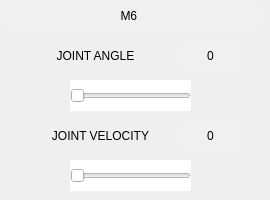
      <widget class="QWidget" name="M6Page">
       <widget class="QPushButton" name="M6AngleMinus">
        <property name="geometry">
         <rect>
          <x>20</x>
          <y>80</y>
          <width>41</width>
          <height>31</height>
         </rect>
        </property>
        <property name="styleSheet">
         <string notr="true">background-color: rgb(255, 255, 255);</string>
        </property>
        <property name="text">
         <string/>
        </property>
        <property name="icon">
         <iconset>
          <normaloff>C:/Users/asadr/Downloads/icons8-minus-50.png</normaloff>C:/Users/asadr/Downloads/icons8-minus-50.png</iconset>
        </property>
        <property name="iconSize">
         <size>
          <width>25</width>
          <height>28</height>
         </size>
        </property>
        <property name="flat">
         <bool>true</bool>
        </property>
       </widget>
       <widget class="QPushButton" name="M6AnglePlus">
        <property name="geometry">
         <rect>
          <x>200</x>
          <y>80</y>
          <width>41</width>
          <height>31</height>
         </rect>
        </property>
        <property name="styleSheet">
         <string notr="true">background-color: rgb(255, 255, 255);</string>
        </property>
        <property name="text">
         <string/>
        </property>
        <property name="icon">
         <iconset>
          <normaloff>C:/Users/asadr/Downloads/icons8-plus-50 (1).png</normaloff>C:/Users/asadr/Downloads/icons8-plus-50 (1).png</iconset>
        </property>
        <property name="iconSize">
         <size>
          <width>25</width>
          <height>28</height>
         </size>
        </property>
        <property name="flat">
         <bool>true</bool>
        </property>
       </widget>
       <widget class="QSlider" name="M6VelocitySlider">
        <property name="geometry">
         <rect>
          <x>70</x>
          <y>160</y>
          <width>121</width>
          <height>31</height>
         </rect>
        </property>
        <property name="styleSheet">
         <string notr="true">background-color: rgb(255, 255, 255);</string>
        </property>
        <property name="orientation">
         <enum>Qt::Horizontal</enum>
        </property>
       </widget>
       <widget class="QPushButton" name="pushButton_110">
        <property name="geometry">
         <rect>
          <x>30</x>
          <y>40</y>
          <width>121</width>
          <height>31</height>
         </rect>
        </property>
        <property name="styleSheet">
         <string notr="true">background-color: rgb(255, 255, 255);
font: 63 10pt &quot;Yu Gothic UI Semibold&quot;;</string>
        </property>
        <property name="text">
         <string>   JOINT ANGLE</string>
        </property>
        <property name="icon">
         <iconset>
          <normaloff>C:/Users/asadr/Downloads/icons8-data-setting-50 (1).png</normaloff>C:/Users/asadr/Downloads/icons8-data-setting-50 (1).png</iconset>
        </property>
        <property name="iconSize">
         <size>
          <width>20</width>
          <height>20</height>
         </size>
        </property>
        <property name="flat">
         <bool>true</bool>
        </property>
       </widget>
       <widget class="QPushButton" name="M6VelocityMinus">
        <property name="geometry">
         <rect>
          <x>20</x>
          <y>160</y>
          <width>41</width>
          <height>31</height>
         </rect>
        </property>
        <property name="styleSheet">
         <string notr="true">background-color: rgb(255, 255, 255);</string>
        </property>
        <property name="text">
         <string/>
        </property>
        <property name="icon">
         <iconset>
          <normaloff>C:/Users/asadr/Downloads/icons8-minus-50.png</normaloff>C:/Users/asadr/Downloads/icons8-minus-50.png</iconset>
        </property>
        <property name="iconSize">
         <size>
          <width>25</width>
          <height>28</height>
         </size>
        </property>
        <property name="flat">
         <bool>true</bool>
        </property>
       </widget>
       <widget class="QLabel" name="M6VelocityLabel">
        <property name="geometry">
         <rect>
          <x>180</x>
          <y>120</y>
          <width>61</width>
          <height>31</height>
         </rect>
        </property>
        <property name="styleSheet">
         <string notr="true">border-radius: 15px;
background-color: rgb(240, 240, 240);
font: 63 9pt &quot;Yu Gothic UI Semibold&quot;;</string>
        </property>
        <property name="text">
         <string>0</string>
        </property>
        <property name="alignment">
         <set>Qt::AlignCenter</set>
        </property>
       </widget>
       <widget class="QLabel" name="label_72">
        <property name="geometry">
         <rect>
          <x>0</x>
          <y>0</y>
          <width>261</width>
          <height>31</height>
         </rect>
        </property>
        <property name="styleSheet">
         <string notr="true">background-color: rgb(240, 240, 240);
border-radius: 15px;
font: 63 10pt &quot;Yu Gothic UI Semibold&quot;;</string>
        </property>
        <property name="text">
         <string>M6 </string>
        </property>
        <property name="alignment">
         <set>Qt::AlignCenter</set>
        </property>
       </widget>
       <widget class="QSlider" name="M6AngleSlider">
        <property name="geometry">
         <rect>
          <x>70</x>
          <y>80</y>
          <width>121</width>
          <height>31</height>
         </rect>
        </property>
        <property name="styleSheet">
         <string notr="true">background-color: rgb(255, 255, 255);</string>
        </property>
        <property name="orientation">
         <enum>Qt::Horizontal</enum>
        </property>
       </widget>
       <widget class="QPushButton" name="M6VelocityPlus">
        <property name="geometry">
         <rect>
          <x>200</x>
          <y>160</y>
          <width>41</width>
          <height>31</height>
         </rect>
        </property>
        <property name="styleSheet">
         <string notr="true">background-color: rgb(255, 255, 255);</string>
        </property>
        <property name="text">
         <string/>
        </property>
        <property name="icon">
         <iconset>
          <normaloff>C:/Users/asadr/Downloads/icons8-plus-50 (1).png</normaloff>C:/Users/asadr/Downloads/icons8-plus-50 (1).png</iconset>
        </property>
        <property name="iconSize">
         <size>
          <width>25</width>
          <height>28</height>
         </size>
        </property>
        <property name="flat">
         <bool>true</bool>
        </property>
       </widget>
       <widget class="QLabel" name="M6AngleLabel">
        <property name="geometry">
         <rect>
          <x>180</x>
          <y>40</y>
          <width>61</width>
          <height>31</height>
         </rect>
        </property>
        <property name="styleSheet">
         <string notr="true">border-radius: 15px;
background-color: rgb(240, 240, 240);
font: 63 9pt &quot;Yu Gothic UI Semibold&quot;;</string>
        </property>
        <property name="frameShape">
         <enum>QFrame::Box</enum>
        </property>
        <property name="text">
         <string>0</string>
        </property>
        <property name="alignment">
         <set>Qt::AlignCenter</set>
        </property>
       </widget>
       <widget class="QPushButton" name="pushButton_113">
        <property name="geometry">
         <rect>
          <x>20</x>
          <y>120</y>
          <width>151</width>
          <height>31</height>
         </rect>
        </property>
        <property name="styleSheet">
         <string notr="true">background-color: rgb(255, 255, 255);
font: 63 10pt &quot;Yu Gothic UI Semibold&quot;;</string>
        </property>
        <property name="text">
         <string>   JOINT VELOCITY</string>
        </property>
        <property name="icon">
         <iconset>
          <normaloff>C:/Users/asadr/Downloads/icons8-speedometer-64.png</normaloff>C:/Users/asadr/Downloads/icons8-speedometer-64.png</iconset>
        </property>
        <property name="iconSize">
         <size>
          <width>22</width>
          <height>22</height>
         </size>
        </property>
        <property name="flat">
         <bool>true</bool>
        </property>
       </widget>
      </widget>
